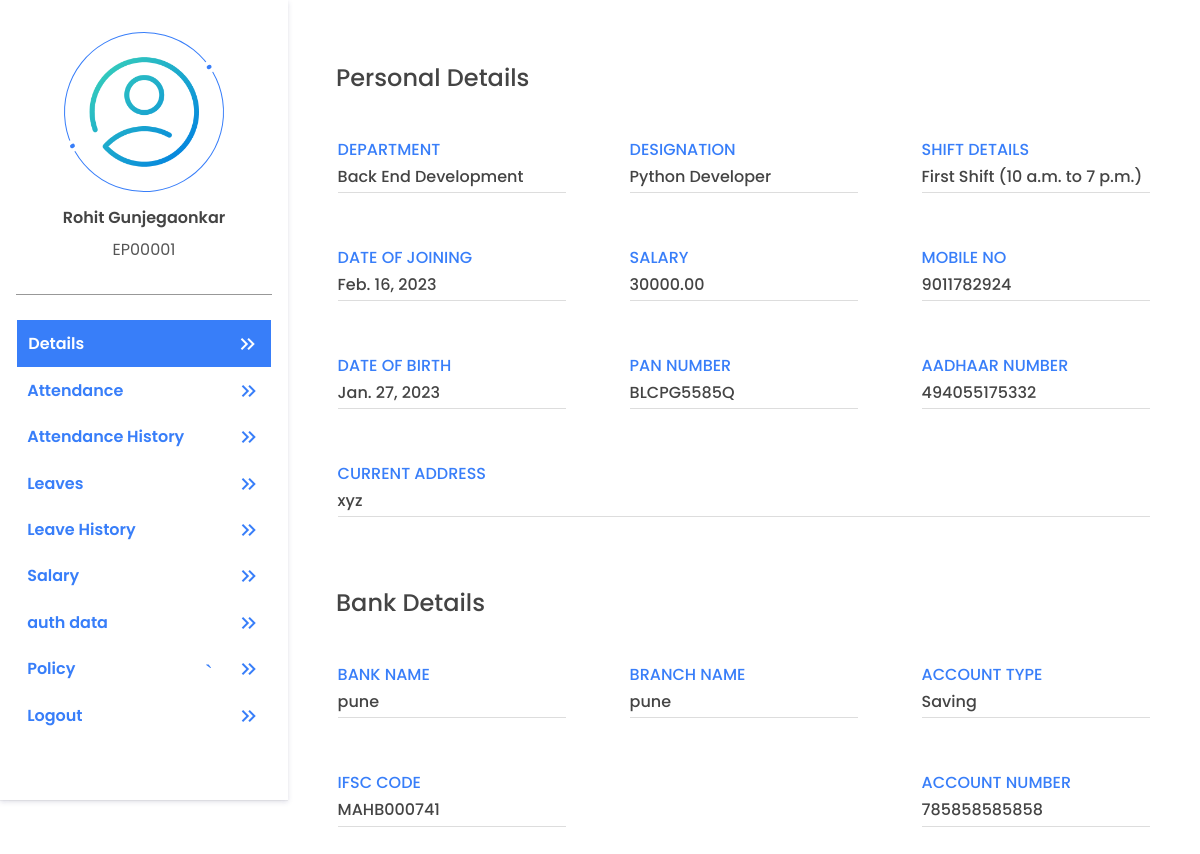
The page /accounts/self-detail/ (signed in) on the database its author committed.
### account/models.py (models this page shows, shortened)
class UserAdditionalDetail(models.Model):
    emp_user = models.OneToOneField(User, on_delete=models.CASCADE, related_name='user_additional_details')
    gender = models.CharField(choices=(('Male' , 'Male'), ('Female', 'Female')), max_length=55, null=True)
    mobile_no = models.BigIntegerField(null=True)
    date_of_birth = models.DateField(null=True)
    pan_number = models.CharField(max_length=10, null=True)
    aadhaar_number = models.BigIntegerField(null=True)
    permanent_address = models.TextField(null=True)
    current_address = models.TextField(null=True)
    marital_status = models.CharField(choices=(('Single', 'Single'), ('Married', 'Married')), max_length=55, null=True)
    passport_no = models.CharField(max_length=9, null=True)
    father_name = models.CharField(max_length=255, null=True)
    mother_name = models.CharField(max_length=255, null=True)
    nationality = models.CharField(max_length=50, null=True)
    emergency_contact_no = models.BigIntegerField(null=True)
    blood_group = models.CharField(max_length=3, null=True)
    profile_photo = models.ImageField(upload_to='userprofile', null=True, default='default_profile_pic.png')
    is_requested = models.BooleanField(default=False)
    is_completed_additional_details = models.BooleanField(default=False)  # this will become True if mandatory fields are filled by employee after verification by HR
    created_at = models.DateTimeField(auto_now_add=True)
    updated_at = models.DateTimeField(auto_now=True)

class UserBasicDetails(models.Model):
    emp_user = models.OneToOneField(User, on_delete=models.CASCADE, related_name='user_basics')
    designation = models.ForeignKey(Designation, on_delete=models.CASCADE, to_field='designation_name',related_name='user_designation_details', null=True)
    department = models.ForeignKey(Department, on_delete=models.CASCADE, to_field='department_name',related_name='user_department_details', null=True)
    shift_details = models.ForeignKey(UserShiftDetails, on_delete=models.CASCADE, to_field='shift_name',related_name='user_shift_details', null=True)
    date_of_joining = models.DateField(auto_now=True, null=True)
    salary = models.DecimalField(max_digits=10, decimal_places=2, null=True)
    uan_number = models.BigIntegerField(null=True)
    pf_number = models.CharField(max_length=10, null=True)
    experience_status = models.CharField (choices=(("Fresher", "Fresher"), ("Experienced", "Experienced")), max_length=50, null=True)
    is_salaried = models.BooleanField(default=True)   #if salaried is True deduction part for employee will be calculated eg. PF.
    is_active = models.BooleanField(default=True)
    is_approved = models.BooleanField(default=False)
    is_verify = models.BooleanField(default=False)
    is_requested = models.BooleanField(default=False)
    created_by = models.ForeignKey(User, on_delete=models.CASCADE, related_name='employee_created_by', null=True)
    approved_by = models.ForeignKey(User, on_delete=models.CASCADE, related_name='employee_approved_by', null=True)
    is_completed_basic_details = models.BooleanField(default=False)
    created_at = models.DateTimeField(auto_now_add=True)
    updated_at = models.DateTimeField(auto_now=True)

class Department(models.Model):
    department_name = models.CharField(max_length=100, unique=True)
    created_at = models.DateTimeField(auto_now_add=True)
    updated_at = models.DateTimeField(auto_now=True)
    def __str__ (self):
        return self.department_name

class Designation(models.Model):
    designation_name = models.CharField(max_length=100, unique=True)
    created_at = models.DateTimeField(auto_now_add=True)
    updated_at = models.DateTimeField(auto_now=True)
    def __str__ (self):
        return self.designation_name

class UserShiftDetails(models.Model):
    shift_name = models.CharField(max_length=100, unique=True)
    in_time = models.TimeField()
    out_time = models.TimeField()
    created_at = models.DateTimeField(auto_now_add=True)
    updated_at = models.DateTimeField(auto_now=True)
    def __str__ (self):
        return self.shift_name

class UserBankDetail(models.Model):
    emp_user = models.OneToOneField(User, on_delete=models.CASCADE, related_name='user_bank_details')
    bank_name = models.CharField(max_length=255, null=True)
    branch_name = models.CharField(max_length=100)
    account_type = models.CharField(choices=(('Current', 'Current'), ('Saving', 'Saving')), max_length=25, null=True)
    ifsc_code = models.CharField(max_length=11, null=True)
    account_number = models.BigIntegerField(null=True)
    is_completed_bank_details = models.BooleanField(default=False)
    created_at = models.DateTimeField(auto_now_add=True)
    updated_at = models.DateTimeField(auto_now=True)

### account/account_views/self_services/self_detail.py (the view)
# urls.py: path("self-detail/", SelfDetail.as_view(), name="self_details"),
class SelfDetail(View):
    @method_decorator(login_required(login_url='login'))
    def get(self, request):
        user_id = request.POST.get('user')
        is_profile_complete(user_id)
        user_id = request.user.id
        data= {
            "basic_detail": UserBasicDetails.objects.get(emp_user_id=user_id),
            "additional_detail":UserAdditionalDetail.objects.get(emp_user_id=user_id),
            "educational_details": UserEducationDetails.objects.get(emp_user_id=user_id),
            "bank_detail": UserBankDetail.objects.get(emp_user_id=user_id),
        }
        return render(request,'account/self_services/self_details.html',data)

### account/account_views/dependencies/basic_functions.py (called while the page is built, shortened)
def user_details(user_id,is_detail_required = False,detail=0,**kwargs):
    if User.objects.filter(id=user_id).exists() == False:
        return None

def is_profile_complete(user_id,**kwargs):
    user_detail= user_details(user_id,True,0)
    return 'login'

### templates/account/self_services/self_details.html (shortened to what this page needs)
{% extends 'profile_basic.html' %}
{% load static %}
{% block tag %}
<link href="{%static 'css/self-details.css'%}" rel="stylesheet">
{% endblock %}
{% block profile %}
<section class="user-info">
    <div class="details">
        <h1 class="main-heading">Personal Details</h1>
        <div class="info">
            <p class="info-title">Department</p>
            <p class="info-description">{{basic_detail.department}}</p>
        </div>
        <div class="info">
            <p class="info-title">Designation</p>
            <p class="info-description">{{basic_detail.designation}}</p>
        </div>
        <div class="info">
            <p class="info-title">Shift Details</p>
            <p class="info-description">{{basic_detail.shift_details}} ({{basic_detail.shift_details.in_time}} to {{basic_detail.shift_details.out_time}}) </p>
        </div>
        <div class="info">
            <p class="info-title">Date of joining</p>
            <p class="info-description">{{basic_detail.date_of_joining}}</p>
        </div>
        <div class="info">
            <p class="info-title">salary</p>
            <p class="info-description">{{basic_detail.salary}}
            </p>
        </div>
        <div class="info">
            <p class="info-title">mobile no</p>
            <p class="info-description">{{additional_detail.mobile_no}}
            </p>
        </div>
        <div class="info">
            <p class="info-title">date of birth</p>
            <p class="info-description">{{additional_detail.date_of_birth}}
            </p>
        </div>
        <div class="info">
            <p class="info-title">pan number</p>
            <p class="info-description">{{additional_detail.pan_number}}
            </p>
        </div>
        <div class="info">
            <p class="info-title">aadhaar number</p>
            <p class="info-description">{{additional_detail.aadhaar_number}}
            </p>
        </div>
        <div class="info info-full">
            <p class="info-title">current address</p>
            <p class="info-description">{{additional_detail.current_address}}
            </p>
        </div>
        <h1 class="main-heading">Bank Details</h1>
        <div class="info">
            <p class="info-title">bank name</p>
            <p class="info-description">{{bank_detail.bank_name}}
            </p>
        </div>
        <div class="info">
            <p class="info-title">branch name</p>
            <p class="info-description">{{bank_detail.branch_name}}
            </p>
        </div>
        <div class="info">
            <p class="info-title">account type</p>
            <p class="info-description">{{bank_detail.account_type}}
            </p>
        </div>
        <div class="info">
            <p class="info-title">ifsc code</p>
            <p class="info-description">{{bank_detail.ifsc_code}}
            </p>
        </div>
        <div class="info ">
            <p class="info-title">account number</p>
            <p class="info-description">{{bank_detail.account_number}}
            </p>
        </div>
    </div>
</section>
{% endblock %}

### templates/profile_basic.html (shortened to what this page needs)
{% extends 'basic.html' %}
{% load static %}
{%block body%}
<section class="profile-container">
    <section class="profile-links-container">
        <div class="user-profile">
            <div class="user-profile-pic">
                <img src="{{request.user.user_additional_details.profile_photo.url}}" alt="">
            </div>
            <h4>{{request.user.get_full_name}}</h4>
            <p>{{request.user.username}}</p>
        </div>
        <div class="profile-navigations">
            <ul class="profile-navigation-links">
                <a href="{% url 'self_details' %}">
                    <li class="profile-navigation-link" id="self-detail">Details
                        <span class="material-symbols-outlined">
                        </span>
                    </li>
                </a>
                <a href="{% url 'self_attendance' %}">
                    <li class="profile-navigation-link" id="self-attendance">Attendance
                        <span class="material-symbols-outlined">
                        </span>
                    </li>
                </a>
                <a href="{% url 'attendance_history' %}">
                    <li class="profile-navigation-link" id="self-attendance-history">Attendance History
                        <span class="material-symbols-outlined">
                        </span>
                    </li>
                </a>
                <a href="{% url 'self_leave' %}">
                    <li class="profile-navigation-link" id="self-leave">Leaves
                        <span class="material-symbols-outlined">
                        </span>
                    </li>
                </a>
                <a href="{% url 'leave_history' %}">
                    <li class="profile-navigation-link" id="leave-history">Leave History
                        <svg xmlns="http://www.w3.org/2000/svg" viewBox="0 0 384 512">
                            <span class="material-symbols-outlined">
                            </span>
                    </li>
                </a>
                <a href="{% url 'self_salary' %}">
                    <li class="profile-navigation-link" id="self-salary">Salary
                        <span class="material-symbols-outlined">
                        </span>
                    </li>
                </a>
                <a href="{% url 'self_salary' %}">
                    <li class="profile-navigation-link" id="auth-data">auth data
                        <span class="material-symbols-outlined">
                        </span>
                    </li>
                </a>
                <a href="{% url 'self_salary' %}">
                    <li class="profile-navigation-link" id="Policy">Policy
                        <span class="material-symbols-outlined">`
                        </span>
                    </li>
                </a>
                <a href="{% url 'logout' %}">
                    <li class="profile-navigation-link" id="Logout">Logout
                        <span class="material-symbols-outlined">
                        </span>
                    </li>
                </a>
            </ul>
        </div>
    </section>
    <section class="profile-details-container">
        {% block profile %}
        {% endblock %}
    </section>
</section>
{%endblock%}

### static/css/style.css (style rules this page uses)
*, *::after, *::before { box-sizing: border-box; padding: 0; margin: 0; }
html { scroll-behavior: smooth; }
body { font-family: "Poppins", sans-serif; scroll-behavior: smooth; color: #555555; }
h1, h2, h3, h4, h5, h6 { color: #000000; }
a { color: #000000; transition: all .5s ease; }

### static/css/self-details.css (style rules this page uses)
.details { padding: 2rem; display: flex; justify-content: space-between; align-items: center; flex-wrap: wrap; width: 100%; overflow: auto; }
.info { flex: 1 1 auto; max-width: 30%; width: 100%; margin: 0.3em; margin-bottom: 1em; padding: 0.5em 0.8em; }
.details .info-full { max-width: 100%; }
.info .info-title { color: #387EF9; font-weight: 500; margin-bottom: 0.2em; text-transform: uppercase; }
.info .info-description { padding-bottom: 0.2em; color: #444; font-weight: 500; border-bottom: 1px solid #ddd; }
.main-heading { font-size: 1.5rem; width: 100%; color: #444; margin: 2rem 1rem; font-weight: 500; }

### templates/profile_basic.html (style rules this page uses)
* { margin: 0; padding: 0; box-sizing: border-box; }
.profile-navigations .profile-navigation-links .link1 { color: #fff; background-color: #387EF9; transition: all 0.5s ease-out; border: 1px solid #fff; }
.profile-container { width: 100%; display: flex; }
.profile-links-container { max-width: 18rem; width: 100%; position: fixed; overflow: auto; height: 100vh; overflow: auto; padding: 1rem; background-color: #fff; box-shadow: rgba(50, 50, 105, 0.15) 0px 2px 5px 0px, rgba(0, 0, 0, 0.05) 0px 1px 1px 0px; }
.user-profile { display: flex; align-items: center; justify-content: space-evenly; flex-direction: column; padding-bottom: 1em; border-bottom: 1px solid rgb(152, 152, 152); }
.user-profile h4 { color: #444; font-size: 1rem; font-weight: 600; }
.user-profile p { max-width: 100%; overflow: hidden; margin-top: 0.2em; }
.user-profile-pic { width: 10rem; height: 10rem; border-radius: 50%; display: flex; align-items: center; justify-content: center; margin: 1em; border: 1px solid #387EF9; position: relative; transform: rotate(60deg); }
.user-profile-pic::before { content: ""; width: 0.8rem; height: 0.8rem; border-radius: 50%; position: absolute; top: 0; border: 0.3rem solid #fff; background: #387EF9; transform: translate(-50%, -50%); }
.user-profile-pic::after { content: ""; width: 0.8rem; height: 0.8rem; border: 0.3rem solid #fff; border-radius: 50%; position: absolute; bottom: 0; background: #387EF9; transform: translate(-50%, 50%); }
.user-profile-pic img { width: 9.1rem; height: 9.1rem; background-position: center; background-repeat: no-repeat; background-size: cover; border-radius: 50%; transform: rotate(-60deg); z-index: 2; }
.profile-navigations { margin: 1.5rem 0; }
.profile-navigation-links li { list-style: none; border-collapse: collapse; padding: 0.7em; display: flex; align-items: center; justify-content: space-between; }
.profile-navigation-links li svg { fill: #387EF9; height: 1rem; }
.profile-navigation-links a { text-decoration: none; color: #387EF9; font-weight: 600; }
.profile-details-container { width: 100%; margin-left: 18rem; min-height: 80vh; height: 100%; display: flex; flex-direction: column; justify-content: flex-start; }

### templates/account/self_services/self_details.html (style rules this page uses)
.profile-navigations .profile-navigation-links .link1 { color: #fff; background-color: #387EF9; transition: all 0.5s ease-out; }

### rows shown on the page
UserBasicDetails: department "Back End Development", designation "Python Developer", shift_details "First Shift", shift_details.in_time "10 a.m.", shift_details.out_time "7 p.m.", date_of_joining "Feb. 16, 2023", salary "30000.00"
UserAdditionalDetail: mobile_no "9011782924", date_of_birth "Jan. 27, 2023", pan_number "BLCPG5585Q", aadhaar_number "494055175332", current_address "xyz"
UserBankDetail: bank_name "pune", branch_name "pune", account_type "Saving", ifsc_code "MAHB000741", account_number "785858585858"

### other values the page prints
{{ request.user.get_full_name }} "Rohit Gunjegaonkar"
{{ request.user.username }} "EP00001"
